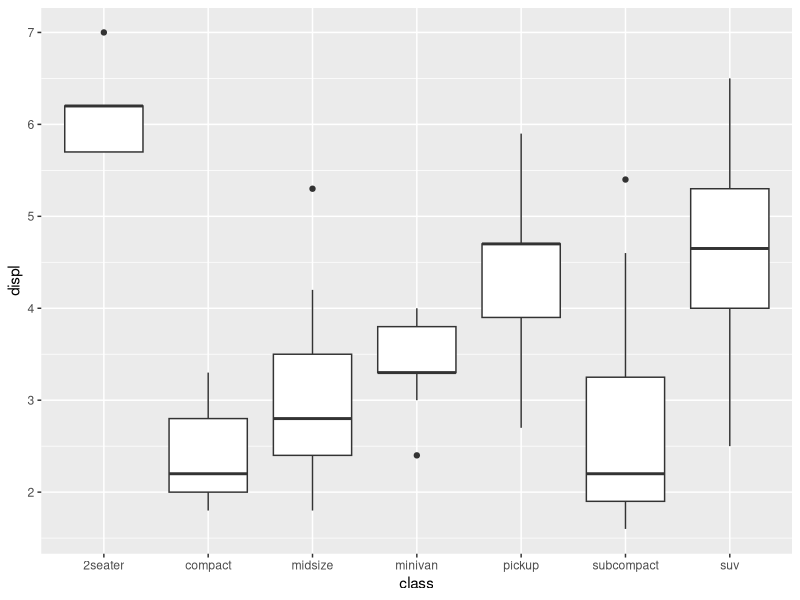
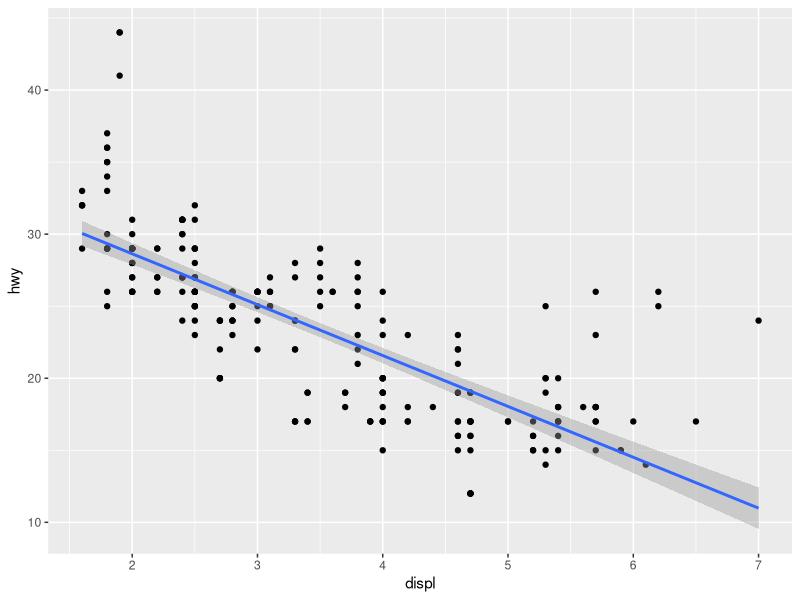

Reproduce these figures in R, in order.
### `geom_*` functions

library(tidyverse)

## ggplot(data, mapping = aes(), ...) +
##   geom_XXX(mapping = NULL, data = NULL, stat, ...)

## geom_point(mapping = NULL, data = NULL, stat = "identity",
##   position = "identity", ..., na.rm = FALSE, show.legend = NA,
##   inherit.aes = TRUE)
##
## geom_boxplot(mapping = NULL, data = NULL, stat = "boxplot",
##   position = "dodge2", ..., outlier.colour = NULL,
##   outlier.color = NULL, outlier.fill = NULL, outlier.shape = 19,
##   outlier.size = 1.5, outlier.stroke = 0.5, outlier.alpha = NULL,
##   notch = FALSE, notchwidth = 0.5, varwidth = FALSE, na.rm = FALSE,
##   show.legend = NA, inherit.aes = TRUE)

# geom_boxplot needs a factor var
class(mpg$class)

# show geom_boxplot
ggplot(mpg, aes(x = class, y = displ)) +
  geom_boxplot()

# combining multiple geoms
ggplot(mpg, aes(x = displ, y = hwy)) +
  geom_point() +
  geom_smooth(method = "lm")
